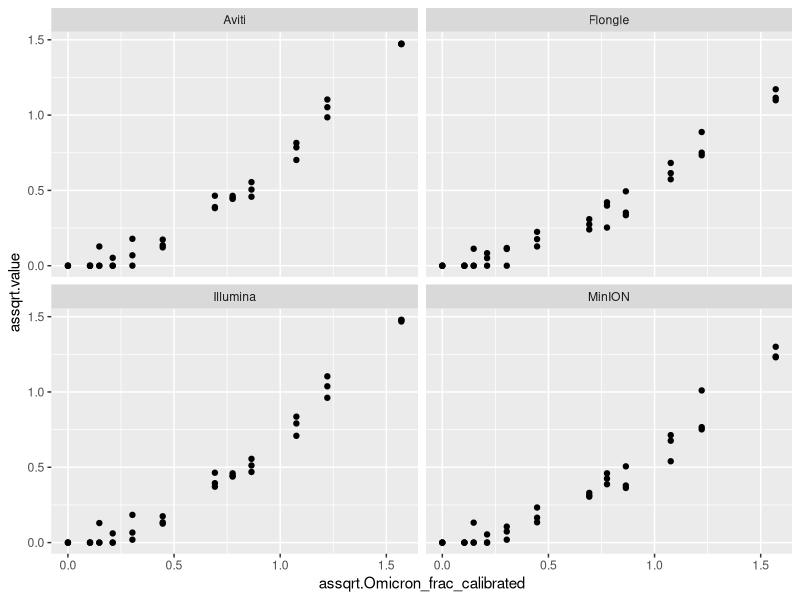
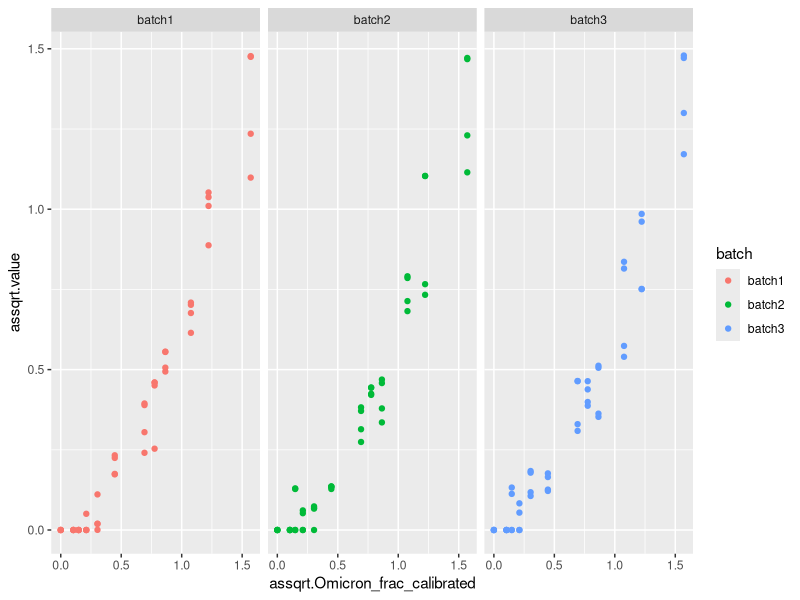
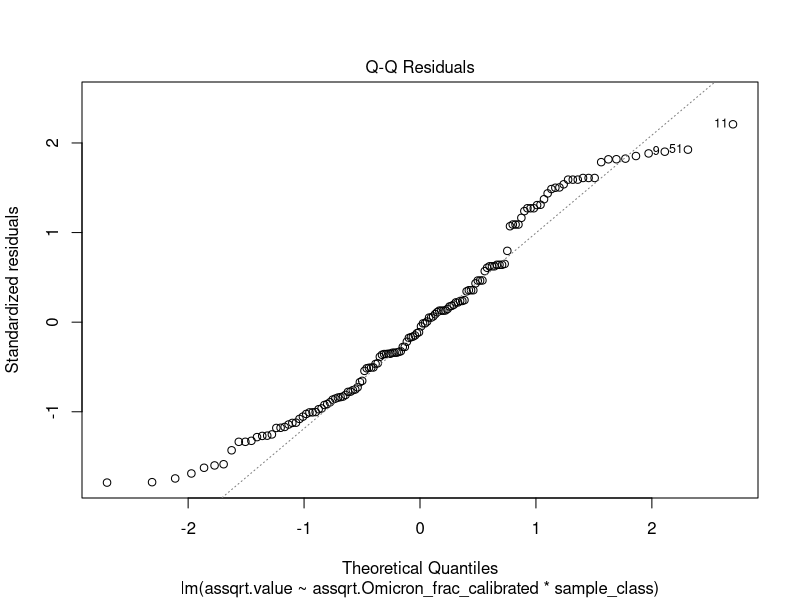
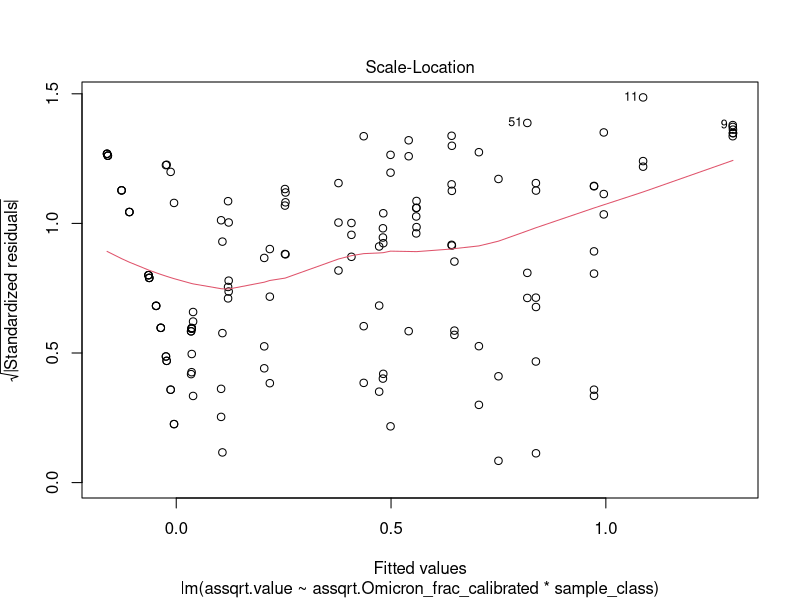
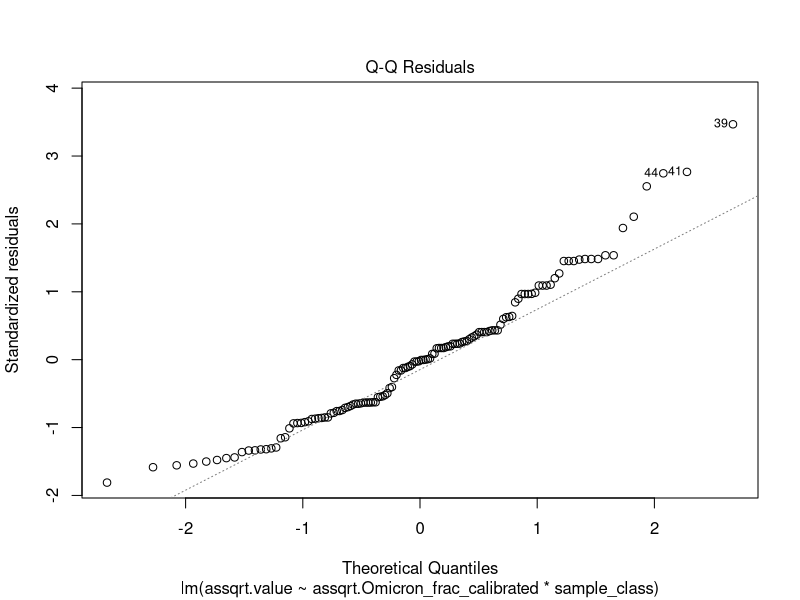
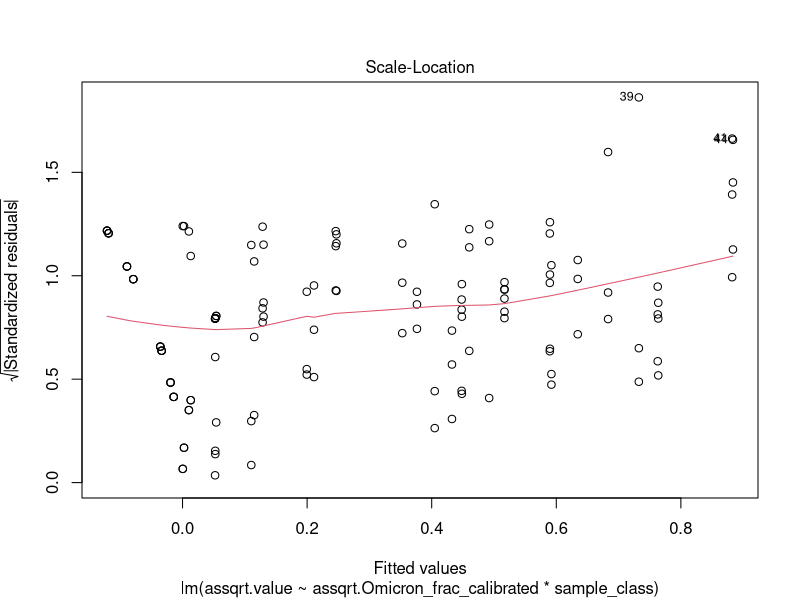
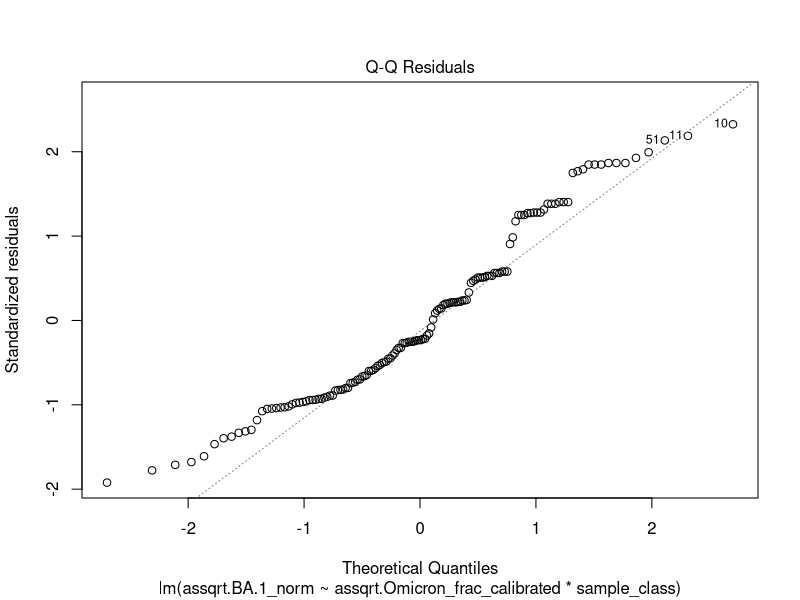
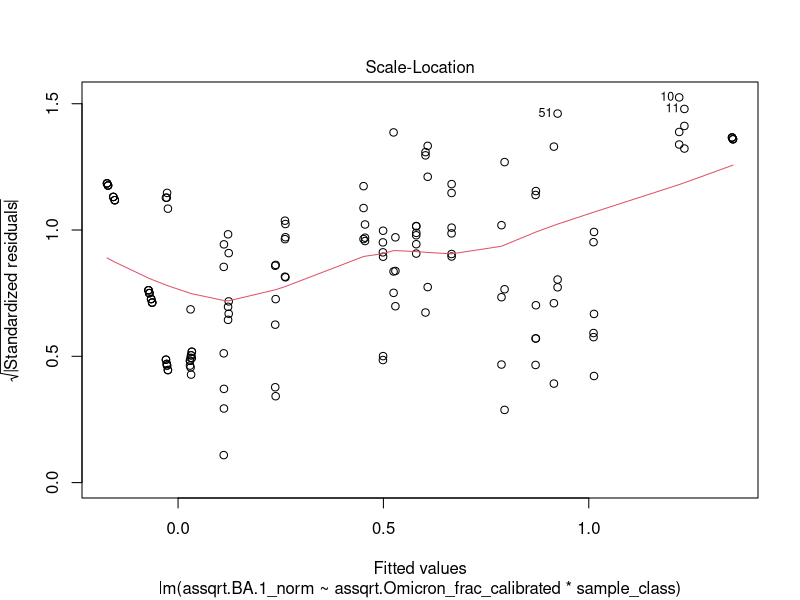

Source code (R) for these figures, in order: (Note: this script raises an error after producing the figures.)
## ---- chunk 1
library(tidyverse)
library(boot)
library(lmtest)
library(sandwich)
## ---- chunk 2
df_raw  <- read_csv('df_regression.csv')
## ---- chunk 3
df <- df_raw %>% 
mutate(assqrt.value = asin(sqrt(value)),
       assqrt.Omicron_frac_calibrated = asin(sqrt(Omicron_frac_calibrated)))
## ---- chunk 4
options(repr.plot.width=8, repr.plot.height=8)
df %>% 
filter(variable == 'BA.1') %>% 
  ggplot() + 
  geom_point(aes(
    y=assqrt.value,
    x=assqrt.Omicron_frac_calibrated
  ))+ 
facet_wrap(~sample_class)
## ---- chunk 5
options(repr.plot.width=15, repr.plot.height=8)
df %>% 
filter(variable == 'BA.1') %>% 
  ggplot() + 
  geom_point(aes(
    y=assqrt.value,
    x=assqrt.Omicron_frac_calibrated,
    color=batch
  )) +
facet_wrap(~batch)
## ---- chunk 6
options(repr.plot.width = 8, repr.plot.height = 8, repr.plot.res = 100)

# df$sample_class  <- factor(df$sample_class, 
#                               levels=c('MinION','Illumina','Aviti','Flongle'))

#Changing base level
df$sample_class  <- factor(df$sample_class, 
                              levels=c('MinION','Illumina','Flongle','Aviti'))


lm <- df %>% 
filter(variable == 'BA.1') %>% 
lm(assqrt.value ~ assqrt.Omicron_frac_calibrated * sample_class, .)

plot(lm, which = 2)
plot(lm, which = 3)
## ---- chunk 7
options(repr.plot.width = 8, repr.plot.height = 8, repr.plot.res = 100)

# df$sample_class  <- factor(df$sample_class, 
#                               levels=c('MinION','Illumina','Aviti','Flongle'))

#Changing base level
df$sample_class  <- factor(df$sample_class, 
                              levels=c('Illumina','Aviti','MinION','Flongle'))



lm_filt <- df %>% 
filter(variable == 'BA.1') %>% 
filter(Omicron_frac_calibrated < 1) %>%
lm(assqrt.value ~ assqrt.Omicron_frac_calibrated * sample_class, .)

plot(lm_filt, which = 2)
plot(lm_filt, which = 3)
## ---- chunk 8
bptest(lm_filt)
## ---- chunk 9
summary(lm)
summary(lm_filt)
## ---- chunk 10
coeftest(lm, vcov = vcovHC(lm, type = "HC1")) #H1 has df-correction
## ---- chunk 11
df_norm <- df %>% 
pivot_wider(id_cols = c(location,sample,sample_class,Omicron_frac_calibrated), 
            names_from = variable,
            values_from = value ) %>% 
mutate(BA.1_norm = BA.1/(BA.1 + B.1.617.2),
       B.1.617.2_norm = B.1.617.2/(BA.1 + B.1.617.2),
       assqrt.BA.1_norm = asin(sqrt(BA.1_norm)),
       assqrt.B.1.617.2_norm = asin(sqrt(B.1.617.2_norm)),
       assqrt.Omicron_frac_calibrated = asin(sqrt(Omicron_frac_calibrated))
      )
## ---- chunk 12
lm_norm <- df_norm %>%
lm(assqrt.BA.1_norm ~ assqrt.Omicron_frac_calibrated * sample_class, .)

plot(lm_norm, which = 2)
plot(lm_norm, which = 3)

lm_norm_filt <- df_norm %>%
filter(Omicron_frac_calibrated < 1) %>%
lm(assqrt.BA.1_norm ~ assqrt.Omicron_frac_calibrated * sample_class, .)

plot(lm_norm_filt, which = 2)
plot(lm_norm_filt, which = 3)
## ---- chunk 13
bptest(lm_norm)
bptest(lm_norm_filt)
## ---- chunk 14
summary(lm_norm)
# summary(lm_norm_filt)
## ---- chunk 15
coeftest(lm_norm, vcov = vcovHC(lm_norm, type = "HC1")) #H1 has df-correction
## ---- chunk 16
df_time  <- read_csv('df_deconvs_byTime.csv')
df_truth  <- read_csv('df_groundTruth.csv')
## ---- chunk 17
batch_dic <- list(
  illumina_31441 = 'batch1',
  flongle_31583 = 'batch1',
  minION_31442 = 'batch1',
  illumina_31519 = 'batch2',
  flongle_31584 = 'batch2',
  minION_31520 = 'batch2',
  illumina_31581 = 'batch3',
  flongle_31585 = 'batch3',
  minION_31582 = 'batch3',
  aviti_31441 = 'batch1',
  aviti_31519 = 'batch2',
  aviti_31581 = 'batch3'
)

df_time <- df_time %>%
  mutate(batch = as.character(batch_dic[sample]))
## ---- chunk 18
df_plot  <- df_time  %>% 
filter(variable == 'BA.1') %>% 
left_join(df_truth, by = 'location')


df_plot$time  <- factor(df_plot$time, 
                              levels=c('15h','10h','5h'))
df_plot  <- df_plot  %>% 
mutate(sample_class = str_to_sentence(sample_class) %>% 
      str_replace("Minion", "MinION"),
      assqrt.value = asin(sqrt(value)),
       assqrt.Omicron_frac_calibrated = asin(sqrt(Omicron_frac_calibrated)))
## ---- chunk 19
#sub-sampled data
x  <- df_plot[c('variable','value_h','time','sample_class','assqrt.Omicron_frac_calibrated','batch')] %>% 
rename(value = value_h)
x <- x  %>% 
mutate(assqrt.value = asin(sqrt(value))) %>% 
select(!(value))

#full data
y  <- df[c('variable','assqrt.value','sample_class','assqrt.Omicron_frac_calibrated','batch')]  %>% 
filter(sample_class != 'Illumina')%>% 
filter(sample_class != 'Aviti')%>% 
filter(variable == 'BA.1') 
y$time  <- 'max h'

df_plot_all  <- rbind(x,y)
df_plot_all$time  <- factor(df_plot_all$time, 
                              levels=c('5h','10h','15h','max h'))
df_plot_all$sample_class  <- factor(df_plot_all$sample_class, 
                              levels=c('MinION','Flongle'))

## ---- chunk 20
options(repr.plot.width = 8, repr.plot.height = 8, repr.plot.res = 100)

lm_time_minion <- df_plot_all %>% 
    filter(sample_class != "Flongle") %>%
    lm(assqrt.value ~ assqrt.Omicron_frac_calibrated * time, .)

plot(lm_time_minion, which = 2)
plot(lm_time_minion, which = 3)
## ---- chunk 21
bptest(lm_time_minion)
summary(lm_time_minion)
coeftest(lm_time_minion, vcov = vcovHC(lm_time, type = "HC1")) #H1 has df-correction
## ---- chunk 22
lm_time_flongle <- df_plot_all %>% 
    filter(sample_class == "Flongle") %>%
    lm(assqrt.value ~ assqrt.Omicron_frac_calibrated * time, .)

plot(lm_time_flongle, which = 2)
plot(lm_time_flongle, which = 3)

## ---- chunk 23
bptest(lm_time_flongle)
summary(lm_time_flongle)
coeftest(lm_time_flongle, vcov = vcovHC(lm_time, type = "HC1")) #H1 has df-correction

## ---- chunk 24
df_flongle  <- df
df_flongle$sample_class  <- factor(df_flongle$sample_class, 
                              levels=c('Flongle','Illumina','MinION','Aviti'))
lm_flongle <- df_flongle %>% 
filter(variable == 'BA.1') %>% 
lm(assqrt.value ~ assqrt.Omicron_frac_calibrated * sample_class, .)

summary(lm_flongle)
coeftest(lm_flongle, vcov = vcovHC(lm_flongle, type = "HC1"))
## ---- chunk 25
#Changing base level

df_norm_flongle  <-  df_norm
df_norm_flongle$sample_class  <- factor(df_norm_flongle$sample_class, 
                              levels=c('Flongle','Illumina','MinION','Aviti'))



lm_norm_flongle <- df_norm_flongle %>%
lm(assqrt.BA.1_norm ~ assqrt.Omicron_frac_calibrated * sample_class, .)

summary(lm_norm_flongle)
coeftest(lm_norm_flongle, vcov = vcovHC(lm_norm_flongle, type = "HC1"))
## ---- chunk 26
df_plot  <- df %>% 
filter(variable == 'BA.1') %>% 
mutate(lm_model = predict(lm, .)) %>% 
mutate(lm_norm_model = predict(lm_norm, .))
## ---- chunk 27
options(repr.plot.width = 21, repr.plot.height = 7, repr.plot.res = 100)

df_plot %>% 
ggplot() + 
  geom_point(aes(
    x=assqrt.Omicron_frac_calibrated,
    y=assqrt.value,
    colour = batch),
    show.legend = TRUE) + 
scale_x_continuous(
    name = "arcsine(√Expected BA.1 abundance)"
    ) + 
scale_color_manual(values=c("#8c8c8c", "#ffc425", "#d11141"),
                  labels=c("Batch 1","Batch 2","Batch 3"))+
# scale_y_continuous(
#     name = "arcsine(√Estimated BA.1 abundance)"
#     )+
ylab(expression(atop("arcsine", paste("(√Estimated BA.1 abundance)"))))+
geom_line(aes(assqrt.Omicron_frac_calibrated, lm_model),
         colour = '#0FB859',
         size=1,
         alpha = 0.8)+
theme_bw()+
theme(text = element_text(size = 26),
     strip.text = element_text(size=28),
     axis.title = element_text(size = 29),
     axis.text = element_text(size = 26),
     plot.margin = margin(1, 1, 1.5, 1, "cm"),
     legend.title=element_blank(),
     legend.position="top",
     legend.text = element_text(size=26)) +
facet_grid(~ factor(sample_class,c("Illumina","Aviti", "MinION", "Flongle")),scales = "free")
#ggsave('../../PublicationFigures_final/SpikeINArcsine.png',width = 21, height = 7)

## ---- chunk 28
options(repr.plot.width = 21, repr.plot.height = 7, repr.plot.res = 100)


df_plot %>% 
ggplot() + 
  geom_point(aes(
    x=assqrt.Omicron_frac_calibrated,
    y=assqrt.value,
    colour = batch
    ),
    show.legend = TRUE
            ) + 
scale_x_continuous(
    name = "arcsine(√Expected BA.1 abundance)",
    ) + 
scale_color_manual(values=c("#8c8c8c", "#ffc425", "#d11141"),
                  labels=c("Batch 1","Batch 2","Batch 3"))+

# scale_y_continuous(
#     name = "arcsine(√Estimated BA.1 abundance)",
#     )+
ylab(expression(atop("arcsine", paste("(√Estimated BA.1 abundance)"))))+
geom_line(aes(assqrt.Omicron_frac_calibrated, lm_norm_model),
         colour = '#0FB859',
         size=1,
         alpha = 0.8)+
theme_bw()+
theme(text = element_text(size = 26),
     strip.text = element_text(size=28),
     axis.title = element_text(size = 29),
     axis.text = element_text(size = 26),
     plot.margin = margin(1, 1, 1.5, 1, "cm"),
     legend.title=element_blank(),
     legend.position="top",
     legend.text = element_text(size=26)) +
facet_grid(~ factor(sample_class,c("Illumina","Aviti", "MinION", "Flongle")),scales = "free")
## ---- chunk 29
df_plot_time  <- df_plot_all %>% 
filter(variable == 'BA.1') %>% 
mutate(lm_time_model = predict(lm_time, .)) 
## ---- chunk 30
df_plot_time_MinION <- df_plot_all %>% 
  filter(sample_class != "Flongle") %>%
  mutate(lm_time_model = predict(lm_time_minion, .))

df_plot_time_Flongle <- df_plot_all %>% 
  filter(sample_class == "Flongle") %>%
  mutate(lm_time_model = predict(lm_time_flongle, .))

df_plot_time <- rbind(df_plot_time_MinION,
                        df_plot_time_Flongle)

## ---- chunk 31
options(repr.plot.width = 18, repr.plot.height = 8, repr.plot.res = 100)

df_plot_time %>% 
ggplot() + 
  geom_point(aes(
    x=assqrt.Omicron_frac_calibrated,
    y=assqrt.value,
    color = batch
    ),
    show.legend = TRUE
            ) + 
scale_x_continuous(
    name = "arcsine(√Expected BA.1 abundance)",
    ) + 
scale_color_manual(values=c("#8c8c8c", "#ffc425", "#d11141"),
                  labels=c("Batch 1","Batch 2","Batch 3"))+
ylab(expression(atop("arcsine", paste("(√Estimated BA.1 abundance)"))))+
geom_line(aes(assqrt.Omicron_frac_calibrated, lm_time_model),
         colour = '#0FB859',
         size=1.5,
         alpha = 0.7)+
theme_bw()+
theme(text = element_text(size = 22),
     strip.text = element_text(size=30),
     axis.title = element_text(size = 30),
     axis.text = element_text(size = 26),
     legend.title=element_blank(),
     legend.position="top",
     legend.text = element_text(size=24)) +
facet_grid(factor(sample_class,
                  levels=c('MinION','Flongle')) ~ 
           factor(time,levels=c('5h','10h','15h','max h')))

## ---- chunk 32
sessionInfo()
